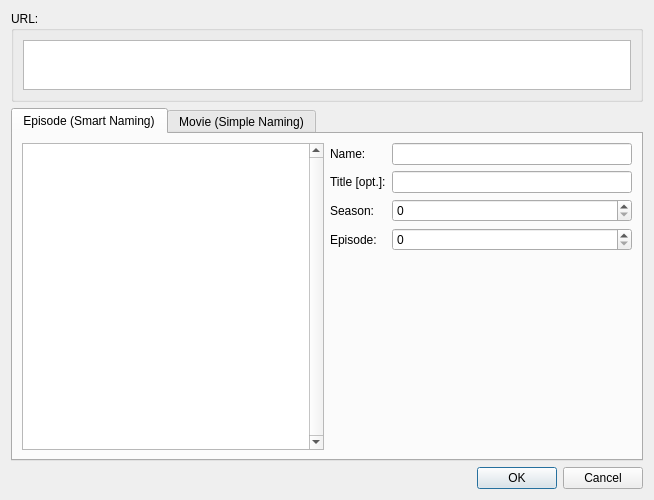
<?xml version="1.0" encoding="UTF-8"?>
<ui version="4.0">
 <class>Dialog</class>
 <widget class="QDialog" name="Dialog">
  <property name="geometry">
   <rect>
    <x>0</x>
    <y>0</y>
    <width>654</width>
    <height>500</height>
   </rect>
  </property>
  <property name="windowTitle">
   <string>Dialog</string>
  </property>
  <layout class="QVBoxLayout" name="verticalLayout_4">
   <item>
    <widget class="QGroupBox" name="groupBox">
     <property name="sizePolicy">
      <sizepolicy hsizetype="Expanding" vsizetype="Maximum">
       <horstretch>0</horstretch>
       <verstretch>0</verstretch>
      </sizepolicy>
     </property>
     <property name="baseSize">
      <size>
       <width>0</width>
       <height>0</height>
      </size>
     </property>
     <property name="title">
      <string>URL:</string>
     </property>
     <property name="flat">
      <bool>false</bool>
     </property>
     <layout class="QVBoxLayout" name="verticalLayout">
      <item>
       <widget class="QPlainTextEdit" name="plainTextEdit">
        <property name="sizePolicy">
         <sizepolicy hsizetype="Expanding" vsizetype="Maximum">
          <horstretch>0</horstretch>
          <verstretch>0</verstretch>
         </sizepolicy>
        </property>
        <property name="maximumSize">
         <size>
          <width>16777215</width>
          <height>50</height>
         </size>
        </property>
       </widget>
      </item>
     </layout>
    </widget>
   </item>
   <item>
    <widget class="QTabWidget" name="tabNaming">
     <property name="sizePolicy">
      <sizepolicy hsizetype="Expanding" vsizetype="Expanding">
       <horstretch>0</horstretch>
       <verstretch>0</verstretch>
      </sizepolicy>
     </property>
     <property name="currentIndex">
      <number>0</number>
     </property>
     <widget class="QWidget" name="tabNameEpisode">
      <attribute name="title">
       <string>Episode (Smart Naming)</string>
      </attribute>
      <layout class="QHBoxLayout" name="horizontalLayout_2">
       <item>
        <widget class="QListView" name="listView">
         <property name="verticalScrollBarPolicy">
          <enum>Qt::ScrollBarAlwaysOn</enum>
         </property>
        </widget>
       </item>
       <item>
        <layout class="QVBoxLayout" name="verticalLayout_2">
         <item>
          <layout class="QGridLayout" name="gridLayout">
           <item row="0" column="0">
            <widget class="QLabel" name="labEName">
             <property name="text">
              <string>Name:</string>
             </property>
            </widget>
           </item>
           <item row="0" column="1">
            <widget class="QLineEdit" name="ledEName"/>
           </item>
           <item row="1" column="0">
            <widget class="QLabel" name="labEpisodeTitle">
             <property name="text">
              <string>Title [opt.]:</string>
             </property>
            </widget>
           </item>
           <item row="1" column="1">
            <widget class="QLineEdit" name="ledTitle"/>
           </item>
           <item row="2" column="0">
            <widget class="QLabel" name="labSeason">
             <property name="text">
              <string>Season:</string>
             </property>
            </widget>
           </item>
           <item row="2" column="1">
            <widget class="QSpinBox" name="spnSeason"/>
           </item>
           <item row="3" column="0">
            <widget class="QLabel" name="labEpisode">
             <property name="text">
              <string>Episode:</string>
             </property>
            </widget>
           </item>
           <item row="3" column="1">
            <widget class="QSpinBox" name="spnEpisode"/>
           </item>
          </layout>
         </item>
         <item>
          <spacer name="verticalSpacer_2">
           <property name="orientation">
            <enum>Qt::Vertical</enum>
           </property>
           <property name="sizeHint" stdset="0">
            <size>
             <width>20</width>
             <height>40</height>
            </size>
           </property>
          </spacer>
         </item>
        </layout>
       </item>
      </layout>
     </widget>
     <widget class="QWidget" name="tabNameSimple">
      <attribute name="title">
       <string>Movie (Simple Naming)</string>
      </attribute>
      <layout class="QVBoxLayout" name="verticalLayout_3">
       <item>
        <layout class="QHBoxLayout" name="horizontalLayout_3">
         <item>
          <widget class="QLabel" name="labMName">
           <property name="text">
            <string>Name:</string>
           </property>
          </widget>
         </item>
         <item>
          <widget class="QLineEdit" name="ledMName"/>
         </item>
        </layout>
       </item>
       <item>
        <layout class="QHBoxLayout" name="horizontalLayout_4">
         <item>
          <spacer name="horizontalSpacer_2">
           <property name="orientation">
            <enum>Qt::Horizontal</enum>
           </property>
           <property name="sizeHint" stdset="0">
            <size>
             <width>40</width>
             <height>20</height>
            </size>
           </property>
          </spacer>
         </item>
         <item>
          <spacer name="verticalSpacer">
           <property name="orientation">
            <enum>Qt::Vertical</enum>
           </property>
           <property name="sizeHint" stdset="0">
            <size>
             <width>20</width>
             <height>40</height>
            </size>
           </property>
          </spacer>
         </item>
        </layout>
       </item>
      </layout>
     </widget>
    </widget>
   </item>
   <item>
    <layout class="QHBoxLayout" name="horizontalLayout">
     <item>
      <spacer name="horizontalSpacer">
       <property name="orientation">
        <enum>Qt::Horizontal</enum>
       </property>
       <property name="sizeHint" stdset="0">
        <size>
         <width>40</width>
         <height>20</height>
        </size>
       </property>
      </spacer>
     </item>
     <item>
      <widget class="QDialogButtonBox" name="buttonBox">
       <property name="orientation">
        <enum>Qt::Horizontal</enum>
       </property>
       <property name="standardButtons">
        <set>QDialogButtonBox::Cancel|QDialogButtonBox::Ok</set>
       </property>
      </widget>
     </item>
    </layout>
   </item>
  </layout>
 </widget>
 <resources/>
 <connections>
  <connection>
   <sender>buttonBox</sender>
   <signal>accepted()</signal>
   <receiver>Dialog</receiver>
   <slot>accept()</slot>
   <hints>
    <hint type="sourcelabel">
     <x>248</x>
     <y>254</y>
    </hint>
    <hint type="destinationlabel">
     <x>157</x>
     <y>274</y>
    </hint>
   </hints>
  </connection>
  <connection>
   <sender>buttonBox</sender>
   <signal>rejected()</signal>
   <receiver>Dialog</receiver>
   <slot>reject()</slot>
   <hints>
    <hint type="sourcelabel">
     <x>316</x>
     <y>260</y>
    </hint>
    <hint type="destinationlabel">
     <x>286</x>
     <y>274</y>
    </hint>
   </hints>
  </connection>
 </connections>
</ui>
